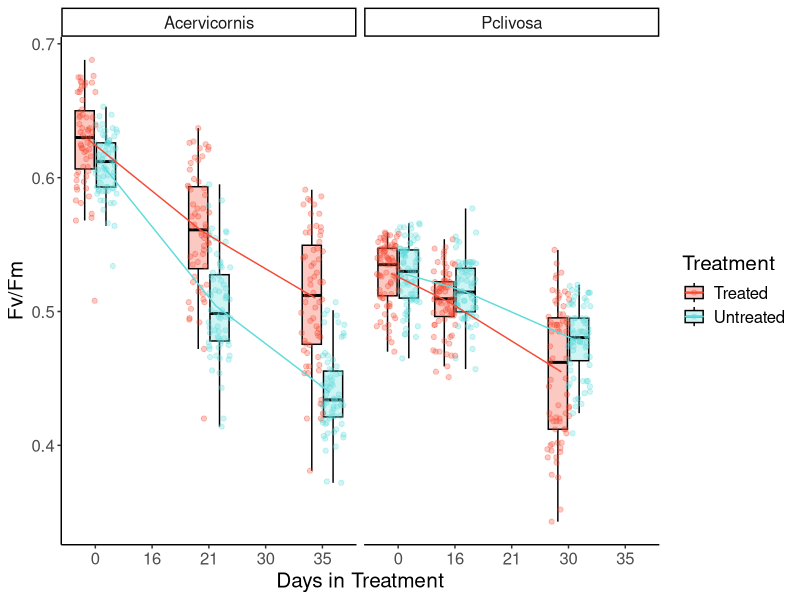
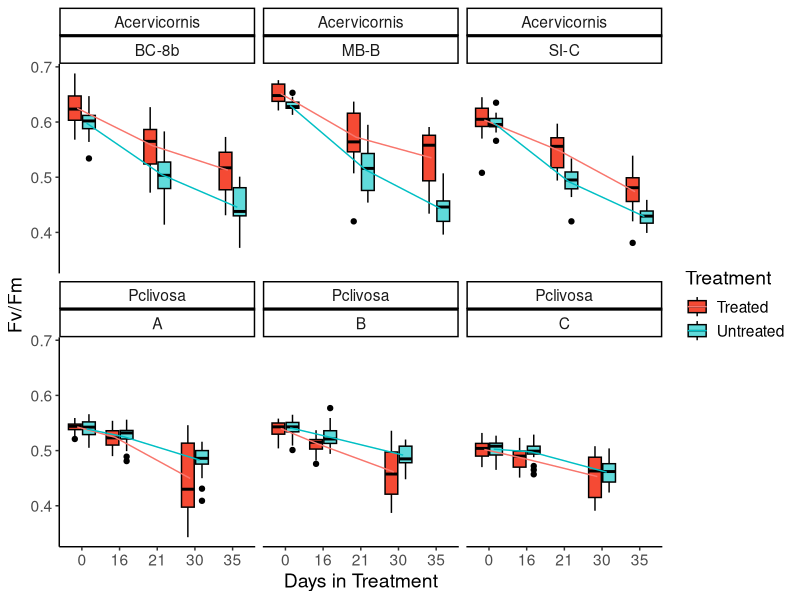
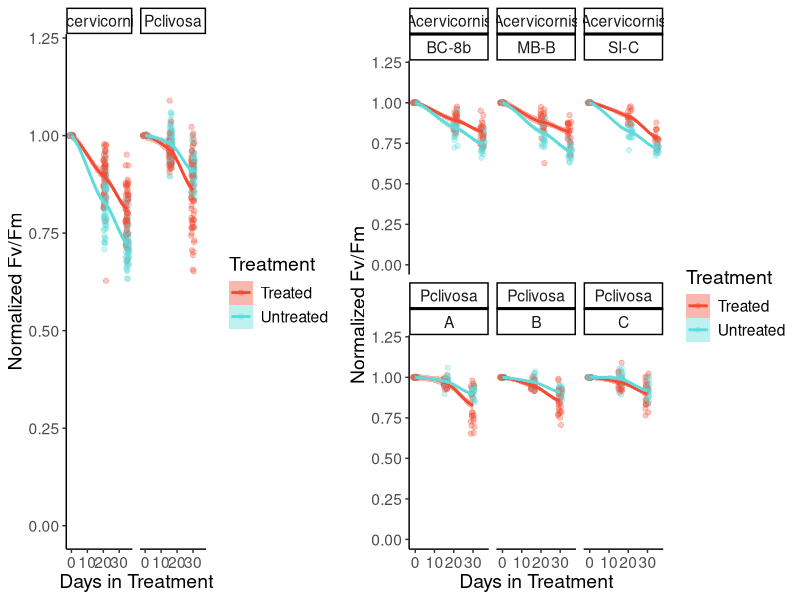
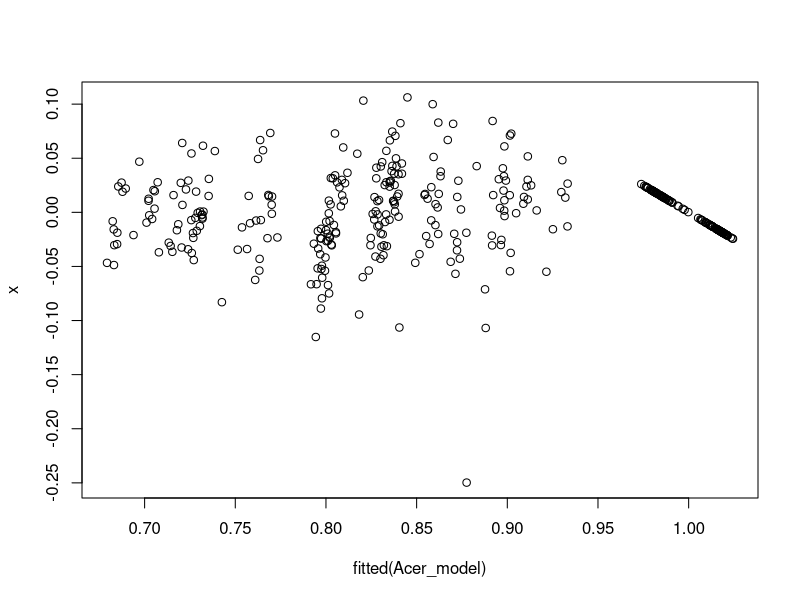
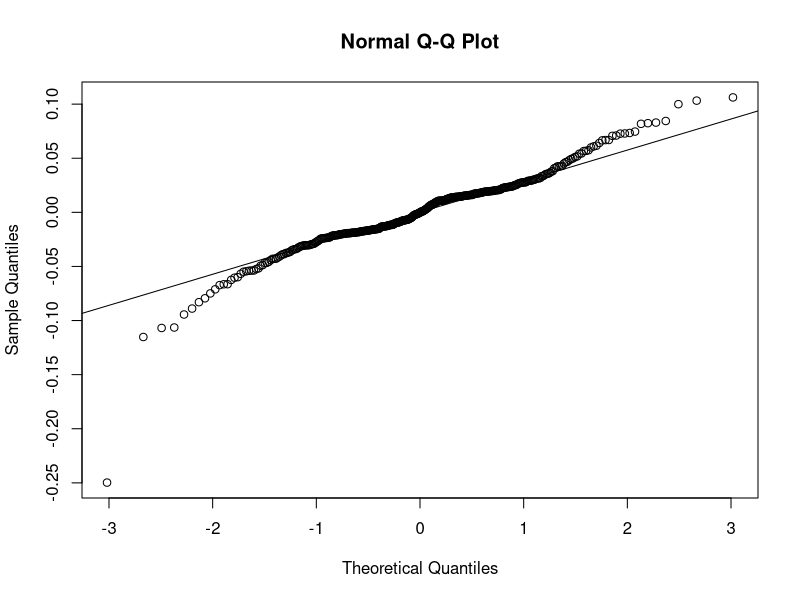
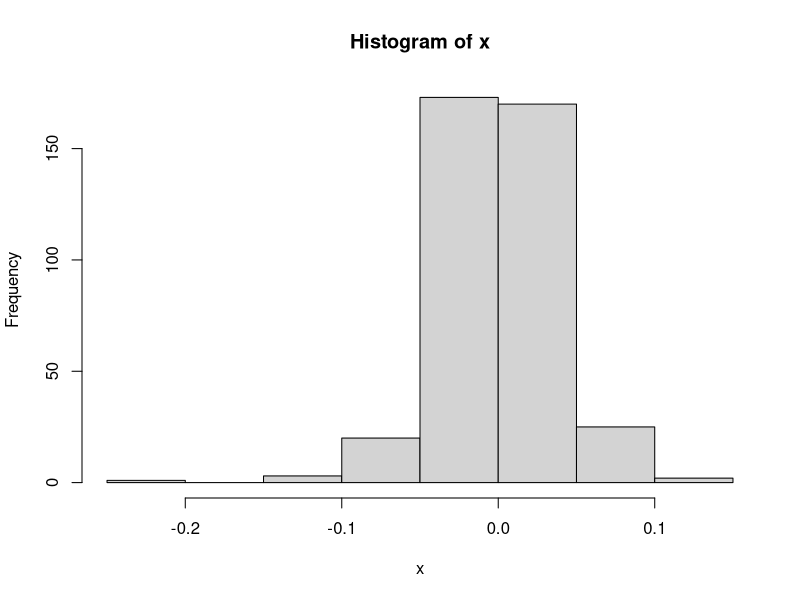
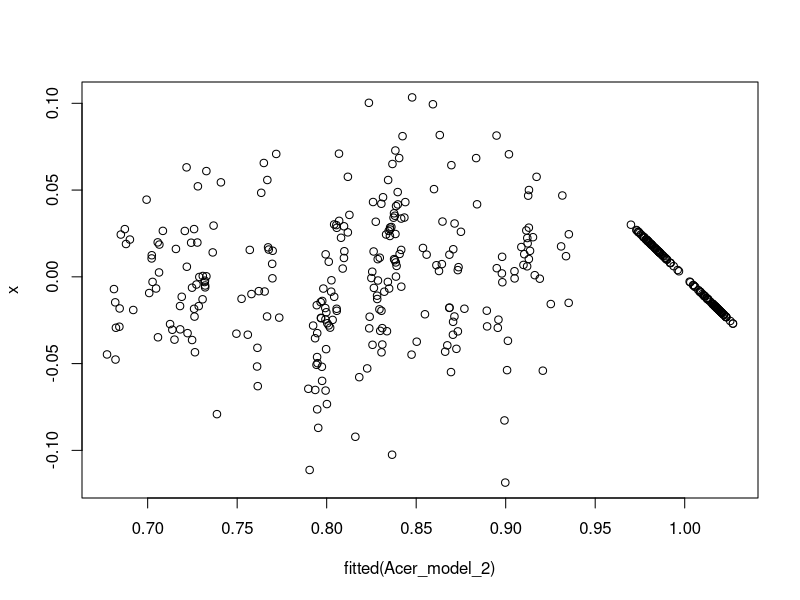
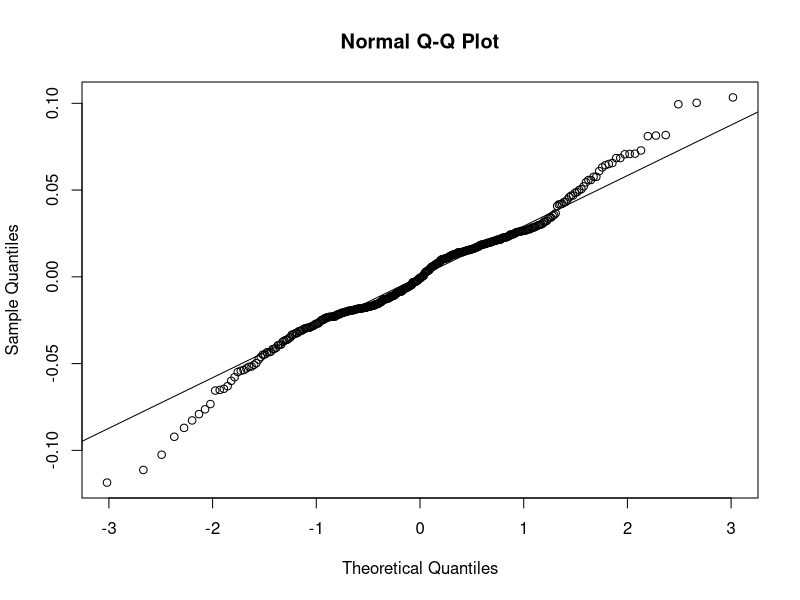

Generate these figures, in order, with R:
## ---- chunk 1
library(tidyverse)
library(plotrix)
library(ggpubr)
library(rstatix)
library(cowplot)
library(lme4)
library(emmeans)
library(car)
## ---- chunk 2
ipam_tidy_data <- read.csv("ipam_tidy_data.csv")

treatment_time_bothspecies <- ipam_tidy_data %>% 
  dplyr::filter(!Treatment_period == "CBASS") %>%
  drop_na(Colony) %>% #this is because there are some corals that never matched up to IPAM values so they're just NA
  dplyr::select(Date, Colony, Puck, Tank, fvfm, Treatment, Species) %>% 
  mutate(Date = mdy(Date)) %>% 
  dplyr::filter(Date <= "2022-04-20") %>% 
  pivot_wider(names_from = Date, values_from = fvfm) %>% 
   mutate(fvfm_t0 = case_when(Species == "Acervicornis" ~ `2022-03-16`,
                                  Species == "Pclivosa" ~ `2022-03-21`)) %>% 
   mutate(fvfm_t1 = case_when(Species == "Acervicornis" ~ `2022-04-06`,
                                  Species == "Pclivosa" ~ `2022-04-06`)) %>% 
   mutate(fvfm_t2 = case_when(Species == "Acervicornis" ~ `2022-04-20`,
                                  Species == "Pclivosa" ~ `2022-04-20`)) %>% 
  pivot_longer(fvfm_t0:fvfm_t2, names_to = "fvfm_timepoint", values_to = "fvfm") %>% 
  mutate(numDays = case_when(fvfm_timepoint == "fvfm_t0" ~ 0,
                             Species == "Pclivosa" & fvfm_timepoint == "fvfm_t1" ~ 16,
                             Species == "Acervicornis" & fvfm_timepoint == "fvfm_t1" ~ 21,
                             Species == "Pclivosa" & fvfm_timepoint == "fvfm_t2" ~ 30,
                             Species == "Acervicornis" & fvfm_timepoint == "fvfm_t2" ~ 35,
                             Species == "Pclivosa" & fvfm_timepoint == "fvfm_t3" ~ 65,
                             Species == "Acervicornis" & fvfm_timepoint == "fvfm_t3" ~ 70))

#percent change
treatment_normalized_bothspecies <- ipam_tidy_data %>% 
  dplyr::filter(!Treatment_period == "CBASS") %>%
  drop_na(Colony) %>% #this is because there are some corals that never matched up to IPAM values so they're just NA
  dplyr::select(Date, Colony, Puck, Tank, fvfm, Treatment, Species)  %>% 
  mutate(Date = mdy(Date)) %>% 
  dplyr::filter(Date <= "2022-04-20") %>% #pre-CBASS time points
  pivot_wider(names_from = Date, values_from = fvfm) %>% 
  mutate(fvfm_loss = case_when(Species == "Acervicornis" ~ `2022-04-20` - `2022-03-16`,
                               Species == "Pclivosa" ~ `2022-04-20` - `2022-03-21`)) %>% 
  mutate(fvfm_loss_norm = case_when(Species == "Acervicornis" ~ (fvfm_loss/`2022-03-16`)*100,
                               Species == "Pclivosa" ~ (fvfm_loss/`2022-03-21`)*100))

#save data for WGCNA
treatment_normalized_bothspecies %>% 
  dplyr::select(Colony, Puck, Treatment, Species, fvfm_loss, fvfm_loss_norm) %>% 
  write_csv("treatment_fvfm.csv")

ipam_tidy_data %>% 
  dplyr::filter(!Treatment_period == "CBASS") %>%
  drop_na(Colony) %>% #this is because there are some corals that never matched up to IPAM values so they're just NA
  dplyr::mutate(Date = mdy(Date)) %>% 
  dplyr::select(Date, Colony, Puck, Tank, fvfm, Treatment, Species) %>% 
  dplyr::filter(fvfm < 0.75) %>% #filter out the outliers, 0.75 was set in Cunning et al 2021
  dplyr::filter(Date <= "2022-04-20") %>% 
  pivot_wider(names_from = Date, values_from = fvfm) %>% 
   mutate(fvfm_t0 = case_when(Species == "Acervicornis" ~ `2022-03-16`,
                                  Species == "Pclivosa" ~ `2022-03-21`)) %>% 
   mutate(fvfm_t1 = case_when(Species == "Acervicornis" ~ `2022-04-06`,
                                  Species == "Pclivosa" ~ `2022-04-06`)) %>% 
   mutate(fvfm_t2 = case_when(Species == "Acervicornis" ~ `2022-04-20`,
                                  Species == "Pclivosa" ~ `2022-04-20`)) %>% 
  mutate(t0 = fvfm_t0/fvfm_t0, t1 = fvfm_t1/fvfm_t0, t2 = fvfm_t2/fvfm_t0) %>% 
  pivot_longer(t0:t2, names_to = "fvfm_timepoint", values_to = "fvfm") %>% 
  mutate(numDays = case_when(fvfm_timepoint == "t0" ~ 0,
                             Species == "Pclivosa" & fvfm_timepoint == "t1" ~ 16,
                             Species == "Acervicornis" & fvfm_timepoint == "t1" ~ 21,
                             Species == "Pclivosa" & fvfm_timepoint == "t2" ~ 30,
                             Species == "Acervicornis" & fvfm_timepoint == "t2" ~ 35)) %>% 
  dplyr::select(!c(`2022-04-06`:`2022-04-20`)) -> ipam_norm_overtime

## ---- chunk 3
treatment_time_bothspecies %>% 
  select(Colony:Species, fvfm_timepoint, fvfm) %>% 
  filter(fvfm_timepoint == "fvfm_t2") %>% #282 corals
  group_by(Species, Colony, Treatment) %>% 
  dplyr::summarise(count = n())
## ---- chunk 4
treatment_time_bothspecies %>% 
  dplyr::select(!c(`2022-04-06`:`2022-04-20`)) %>% 
  mutate(numDays = as.factor(numDays)) %>% 
  ggplot(., aes(x=numDays, y=fvfm, fill = Treatment, color = Treatment)) + 
  geom_boxplot(color = "black", outlier.shape = NA, alpha=0.3) + #not removing outliers, just removing the black dots because they are already represented in the geom_point() line
  geom_point(position = position_jitterdodge(), alpha=0.3) +
  stat_summary(fun=mean, geom="line", aes(group=Treatment, color = Treatment), position = position_dodge(width = 0.5)) +
  facet_wrap(~Species) + 
  theme_classic() + 
  labs(y = "Fv/Fm", x = "Days in Treatment") +
  scale_fill_manual(labels=c("Treated", "Untreated"), values = c("#F54A34", "#60DBDB"))  +
  scale_color_manual(labels=c("Treated", "Untreated"), values = c("#F54A34", "#60DBDB")) +
  theme(text = element_text(size = 15)) 
#ggsave("treatment_bothspecies_overtimeboxplots.pdf")
## ---- chunk 5
treatment_time_bothspecies%>% 
  dplyr::select(!c(`2022-04-06`:`2022-04-20`)) %>% 
  mutate(numDays = as.factor(numDays)) %>% 
  ggplot(., aes(x=numDays, y=fvfm, fill = Treatment)) + 
  geom_boxplot(color = "black") +
  stat_summary(fun=mean, geom="line", aes(group=Treatment, color = Treatment), position = position_dodge(width = 0.5)) +
  facet_wrap(~Species + Colony) + 
  theme_classic() + 
  labs(y = "Fv/Fm", x = "Days in Treatment") +
  scale_fill_manual(labels=c("Treated", "Untreated"), values = c("#F54A34", "#60DBDB"))  +
  theme(text = element_text(size = 14))
#ggsave("treatment_bothspecies_colonies_overtimeboxplots.pdf")
## ---- chunk 6
p1<- ipam_norm_overtime %>% 
  ggplot(., aes(x=numDays, y=fvfm, fill = Treatment, color=Treatment)) + 
  geom_point(position = position_jitterdodge(), alpha=0.3) +
  geom_smooth() +
  facet_wrap(~Species) + 
  theme_classic() + 
  labs(y = "Normalized Fv/Fm", x = "Days in Treatment") +
  scale_fill_manual(labels=c("Treated", "Untreated"), values = c("#F54A34", "#60DBDB"))  +
  scale_color_manual(labels=c("Treated", "Untreated"), values = c("#F54A34", "#60DBDB"))  +
  theme(text = element_text(size = 14)) +
  ylim(0,1.2)
  
p2<- ipam_norm_overtime %>% 
  ggplot(., aes(x=numDays, y=fvfm, fill = Treatment, color=Treatment)) + 
  geom_point(position = position_jitterdodge(), alpha=0.3) +
  geom_smooth() +
  facet_wrap(~Species + Colony) + 
  theme_classic() + 
  labs(y = "Normalized Fv/Fm", x = "Days in Treatment") +
  scale_fill_manual(labels=c("Treated", "Untreated"), values = c("#F54A34", "#60DBDB"))  +
  scale_color_manual(labels=c("Treated", "Untreated"), values = c("#F54A34", "#60DBDB"))  +
  theme(text = element_text(size = 14))+
  ylim(0,1.2)
## ---- chunk 7
plot_grid(p1, p2, rel_widths = c(1.5,2))
#ggsave("treatment_normfvfm_smoothline.pdf", width = 12, height = 5)
## ---- chunk 8
ipam_norm_overtime$fvfm_timepoint <- as.factor(ipam_norm_overtime$fvfm_timepoint)

ipam_norm_overtime %>% 
  dplyr::select(Colony:Species, fvfm_timepoint, fvfm) %>% 
  filter(Species == "Acervicornis") ->  Acer_tidydata

ipam_norm_overtime %>% 
  dplyr::select(Colony:Species, fvfm_timepoint, fvfm) %>% 
  filter(Species == "Pclivosa") ->  Pcli_tidydata
## ---- chunk 9
#repeated measures -- include ID in the formula as a random effect
Acer_model <- lmer(fvfm ~ Treatment*Colony*fvfm_timepoint + (1|Tank) + (1|Puck), data = Acer_tidydata) 
summary(Acer_model)
Anova(Acer_model, type = "II", test.statistic = "F")

Pcli_model <- lmer(fvfm ~ Treatment*Colony*fvfm_timepoint + (1|Tank) + (1|Puck), data = Pcli_tidydata)
summary(Pcli_model)
Anova(Pcli_model, type = "II", test.statistic = "F")
## ---- chunk 10
x = residuals(Acer_model)
plot(fitted(Acer_model), x) 
qqnorm(x); qqline(x) # qq plot to check for normal distribution of residuals
hist(x) # histogram of residuals to check for normal distribution of residuals
car::outlierTest(Acer_model) #row 317
Acer_tidydata[-317, ] -> Acer_noout

Acer_model_2 <- lmer(fvfm ~ Treatment*Colony*fvfm_timepoint + (1|Tank) + (1|Puck), data = Acer_noout)
x = residuals(Acer_model_2)
plot(fitted(Acer_model_2), x) 
qqnorm(x); qqline(x) # qq plot to check for normal distribution of residuals
hist(x) # histogram of residuals to check for normal distribution of residuals

Anova(Acer_model_2, type = "II", test.statistic = "F")
capture.output(Anova(Acer_model_2, type = "II", test.statistic = "F"), file = "Acer_fvfm_model_ANOVA.csv")
## ---- chunk 11
x = residuals(Pcli_model)
plot(fitted(Pcli_model), x) 
qqnorm(x); qqline(x) # qq plot to check for normal distribution of residuals
hist(x) # histogram of residuals to check for normal distribution of residuals
car::outlierTest(Pcli_model) #rows 375, 200, 108
rows_to_remove <- c(375, 200, 108)
Pcli_tidydata[-rows_to_remove, ] -> Pcli_noout

Pcli_model_2 <- lmer(fvfm ~ Treatment*Colony*fvfm_timepoint + (1|Tank) + (1|Puck), data = Pcli_noout)
x = residuals(Pcli_model_2)
plot(fitted(Pcli_model_2), x) 
qqnorm(x); qqline(x) # qq plot to check for normal distribution of residuals
hist(x) # histogram of residuals to check for normal distribution of residuals

Anova(Pcli_model_2, type = "II", test.statistic = "F")
capture.output(Anova(Pcli_model_2, type = "II", test.statistic = "F"), file = "Pcli_fvfm_model_ANOVA.csv")
## ---- chunk 12
#treatment + timepoint
Acer_emms <- emmeans(Acer_model_2, pairwise ~ Treatment*fvfm_timepoint, weights = "proportional", adjust="none")
# P.value adjustment of the Bonferroni
rbind(Acer_emms$contrasts) # Tukey HSD with Bonferroni P value adjustment, and kenward-roger degrees of freedom method
#no significant difference between treatments at either time point
capture.output(rbind(Acer_emms$contrasts), file = "Acer_Tukey_treatmenttimepoint.csv")


#colony + treatment + timepoint
Acer_emms <- emmeans(Acer_model_2, pairwise ~ Treatment*Colony*fvfm_timepoint, weights = "proportional", adjust="none")
# P.value adjustment of the Bonferroni
rbind(Acer_emms$contrasts) # Tukey HSD with Bonferroni P value adjustment, and kenward-roger degrees of freedom method
capture.output(rbind(Acer_emms$contrasts), file = "Acer_Tukey_colonytreatmenttimepoint.csv")
## ---- chunk 13
#treatment + timepoint
Pcli_emms <- emmeans(Pcli_model_2, pairwise ~ Treatment*fvfm_timepoint, weights = "proportional", adjust="none")
# P.value adjustment of the Bonferroni
rbind(Pcli_emms$contrasts) # Tukey HSD with Bonferroni P value adjustment, and kenward-roger degrees of freedom method
#no significant difference between treatments at either time point
capture.output(rbind(Pcli_emms$contrasts), file = "Pcli_Tukey_treatmenttimepoint.csv")

#colony + treatment + timepoint
Pcli_emms <- emmeans(Pcli_model_2, pairwise ~ Treatment*Colony*fvfm_timepoint, weights = "proportional", adjust="none")
# P.value adjustment of the Bonferroni
rbind(Pcli_emms$contrasts) # Tukey HSD with Bonferroni P value adjustment, and kenward-roger degrees of freedom method
capture.output(rbind(Pcli_emms$contrasts), file = "Pcli_Tukey_colonytreatmenttimepoint.csv")
## ---- chunk 14
p1<-treatment_normalized_bothspecies%>% 
  ggplot(., aes(x=Species, y= fvfm_loss_norm, fill= Treatment)) +
  geom_boxplot() + 
  theme_classic() + 
  labs(y = "% Decline in Fv/Fm", x="Treatment") +
  scale_fill_manual(labels=c("Treated", "Untreated"), values = c("#F54A34", "#60DBDB")) +
  theme(text = element_text(size = 15)) + 
  theme(legend.position="none")
  
#ggsave("treatment_normalized_bothspecies_boxplot.pdf")
## ---- chunk 15
str(treatment_normalized_bothspecies)
#make factors: Colony, Puck, Tank, Treatment, Species

treatment_normalized_bothspecies %>% 
  mutate_at(vars(Colony, Puck, Tank, Treatment, Species), factor) -> treatment_normalized_bothspecies
## ---- chunk 16
treat_model_1 <- lm(fvfm_loss_norm ~ Treatment*Species + Colony + Tank, data = treatment_normalized_bothspecies)
treat_model_metrics_1 <- augment(treat_model_1)
plot(treat_model_1)

# assess normality of residuals using Shapiro-Wilk test
shapiro_test(treat_model_metrics_1$.resid) # not significant

# assess homogeneity of variances using Levene's Test
levene_test(.resid ~ Treatment*Species, data = treat_model_metrics_1) #not significant

# identifying outliers
treat_model_metrics_1 %>% 
  filter(abs(.std.resid) > 3) -> treat_outliers_1
# 2 outliers

#remove outliers
treatment_normalized_bothspecies_2wayanova <- treatment_normalized_bothspecies[!rownames(treatment_normalized_bothspecies) %in% treat_outliers_1$.rownames,]

#two corals were indeed removed from data frame
## ---- chunk 17
aov(fvfm_loss_norm ~ Treatment*Species, data = treatment_normalized_bothspecies_2wayanova)

summary(aov(fvfm_loss_norm ~ Treatment*Species, data = treatment_normalized_bothspecies_2wayanova))

#capture.output(summary(aov(fvfm_loss_norm ~ Treatment*Species, data = treatment_normalized_bothspecies)), file = "fvfm_loss_norm_bothspecies_anova_table.csv")

TukeyHSD(aov(fvfm_loss_norm ~ Treatment*Species, data = treatment_normalized_bothspecies_2wayanova))
         
#capture.output(TukeyHSD(aov(fvfm_loss_norm ~ Treatment*Species, data = treatment_normalized_bothspecies)), file = "fvfm_loss_norm_bothspecies_anova_tukey.csv")
## ---- chunk 18
treatment_normalized_bothspecies %>% 
  filter(Species == "Acervicornis") -> treatment_percent_Acer

treat_model_Acer <- lm(fvfm_loss_norm ~ Treatment + Colony + Tank, data = treatment_percent_Acer)
treat_model_metrics_Acer <- augment(treat_model_Acer)
plot(treat_model_Acer)

# assess normality of residuals using Shapiro-Wilk test
shapiro_test(treat_model_metrics_Acer$.resid) # not significant

# assess homogeneity of variances using Levene's Test
levene_test(.resid ~ Treatment, data = treat_model_metrics_Acer) #not significant

# identifying outliers
treat_model_metrics_Acer %>% 
  filter(abs(.std.resid) > 3)
# 1 outlier

#remove outliers
treatment_percent_Acer %>% 
  filter(fvfm_loss_norm < -7.6) -> treatment_percent_Acer

#one coral removed from data frame
## ---- chunk 19
aov(fvfm_loss_norm ~ Treatment, data = treatment_percent_Acer)

summary(aov(fvfm_loss_norm ~ Treatment, data = treatment_percent_Acer)) #very significant

TukeyHSD(aov(fvfm_loss_norm ~ Treatment, data = treatment_percent_Acer))
## ---- chunk 20
treatment_normalized_bothspecies %>% 
  filter(Species == "Pclivosa") -> treatment_percent_Pcli

treat_model_Pcli <- lm(fvfm_loss_norm ~ Treatment + Colony + Tank, data = treatment_percent_Pcli)
treat_model_metrics_Pcli <- augment(treat_model_Pcli)
plot(treat_model_Pcli)

# assess normality of residuals using Shapiro-Wilk test
shapiro_test(treat_model_metrics_Pcli$.resid) # significant

# assess homogeneity of variances using Levene's Test
levene_test(.resid ~ Treatment, data = treat_model_metrics_Pcli) #not significant

# identifying outliers
treat_model_metrics_Pcli %>% 
  filter(abs(.std.resid) > 3) # 1 outlier

treatment_percent_Pcli %>% 
  filter(!(Treatment == "Untreated" & Colony == "A" & Tank == "4" & fvfm_loss_norm < -23)) -> treatment_percent_Pcli

#run again
treat_model_Pcli <- lm(fvfm_loss_norm ~ Treatment + Colony + Tank, data = treatment_percent_Pcli)
treat_model_metrics_Pcli <- augment(treat_model_Pcli)
plot(treat_model_Pcli)

# assess normality of residuals using Shapiro-Wilk test
shapiro_test(treat_model_metrics_Pcli$.resid) # not significant

# assess homogeneity of variances using Levene's Test
levene_test(.resid ~ Treatment, data = treat_model_metrics_Pcli) #significant

## ---- chunk 21
oneway.test(fvfm_loss_norm ~ Treatment, data = treatment_percent_Pcli, var.equal = FALSE)
## ---- chunk 22
p2<- treatment_normalized_bothspecies%>% 
  ggplot(., aes(x=Colony, y= fvfm_loss_norm, fill=Treatment)) +
  geom_boxplot() + 
  theme_classic() + labs(y = "% Decline in Fv/Fm", x="Colony") +
  scale_fill_manual(labels=c("Treated", "Untreated"), values = c("#F54A34", "#60DBDB"))  +
  theme(text = element_text(size = 15)) + 
  facet_wrap(~Species, scales = "free_x")
#ggsave("treatment_normalized_genotypes_boxplot.pdf")
## ---- chunk 23
treat_model_2 <- lm(fvfm_loss_norm ~ Treatment*Species*Colony + Tank, data = treatment_normalized_bothspecies)
treat_model_metrics_2 <- augment(treat_model_2)
plot(treat_model_2)

# assess normality of residuals using Shapiro-Wilk test
shapiro_test(treat_model_metrics_2$.resid) # not significant

# assess homogeneity of variances using Levene's Test
levene_test(.resid ~ Treatment*Species*Colony, data = treat_model_metrics_2) #not significant

# identifying outliers
treat_model_metrics_2 %>% 
  filter(abs(.std.resid) > 3) -> treat_outliers_2
# 2 outliers

#remove outliers
treatment_normalized_bothspecies_3wayanova <- treatment_normalized_bothspecies[!rownames(treatment_normalized_bothspecies) %in% treat_outliers_2$.rownames,]
## ---- chunk 24
aov(fvfm_loss_norm ~ Treatment*Species*Colony, data = treatment_normalized_bothspecies_3wayanova)

summary(aov(fvfm_loss_norm ~ Treatment*Species*Colony, data = treatment_normalized_bothspecies_3wayanova))

#capture.output(summary(aov(fvfm_loss_norm ~ Treatment*Species*Colony, data = treatment_normalized_bothspecies_3wayanova)), file = "fvfm_loss_norm_bothspeciesgenet_anova_table.csv")

TukeyHSD(aov(fvfm_loss_norm ~ Treatment*Species*Colony, data = treatment_normalized_bothspecies_3wayanova))
         
#capture.output(TukeyHSD(aov(fvfm_loss_norm ~ Treatment*Species*Colony, data = treatment_normalized_bothspecies_3wayanova)), file = "fvfm_loss_norm_bothspeciesgenet_anova_tukey.csv")
## ---- chunk 25
treatment_normalized_bothspecies %>% 
  filter(Species == "Acervicornis") -> treatment_percent_Acer

treat_model_Acer <- lm(fvfm_loss_norm ~ Treatment*Colony + Tank, data = treatment_percent_Acer)
treat_model_metrics_Acer <- augment(treat_model_Acer)
plot(treat_model_Acer)

# assess normality of residuals using Shapiro-Wilk test
shapiro_test(treat_model_metrics_Acer$.resid) # not significant

# assess homogeneity of variances using Levene's Test
levene_test(.resid ~ Treatment*Colony, data = treat_model_metrics_Acer) #not significant

# identifying outliers
treat_model_metrics_Acer %>% 
  filter(abs(.std.resid) > 3)
# 1 outlier

#remove outliers
treatment_percent_Acer %>% 
  filter(fvfm_loss_norm < -7.6) -> treatment_percent_Acer

#one coral removed from data frame
## ---- chunk 26
aov(fvfm_loss_norm ~ Treatment*Colony, data = treatment_percent_Acer)

summary(aov(fvfm_loss_norm ~ Treatment*Colony, data = treatment_percent_Acer))#very significant

#capture.output(summary(aov(fvfm_loss_norm ~ Treatment*Colony, data = treatment_percent_Acer)), file = "fvfm_loss_Acergenets_anova.csv")

TukeyHSD(aov(fvfm_loss_norm ~ Treatment*Colony, data = treatment_percent_Acer))

#capture.output(TukeyHSD(aov(fvfm_loss_norm ~ Treatment*Colony, data = treatment_percent_Acer)), file = "fvfmloss_Acergenets_tukey.csv")
## ---- chunk 27
treatment_normalized_bothspecies %>% 
  filter(Species == "Pclivosa") -> treatment_percent_Pcli

treat_model_Pcli <- lm(fvfm_loss_norm ~ Treatment*Colony + Tank, data = treatment_percent_Pcli)
treat_model_metrics_Pcli <- augment(treat_model_Pcli)
plot(treat_model_Pcli)

# assess normality of residuals using Shapiro-Wilk test
shapiro_test(treat_model_metrics_Pcli$.resid) # significant

# assess homogeneity of variances using Levene's Test
levene_test(.resid ~ Treatment*Colony, data = treat_model_metrics_Pcli) #not significant

# identifying outliers
treat_model_metrics_Pcli %>% 
  filter(abs(.std.resid) > 3) # 1 outlier

treatment_percent_Pcli %>% 
  filter(!(Treatment == "Untreated" & Colony == "A" & Tank == "4" & fvfm_loss_norm < -23)) -> treatment_percent_Pcli

#run again
treat_model_Pcli <- lm(fvfm_loss_norm ~ Treatment*Colony + Tank, data = treatment_percent_Pcli)
treat_model_metrics_Pcli <- augment(treat_model_Pcli)
plot(treat_model_Pcli)

# assess normality of residuals using Shapiro-Wilk test
shapiro_test(treat_model_metrics_Pcli$.resid) # not significant

# assess homogeneity of variances using Levene's Test
levene_test(.resid ~ Treatment*Colony, data = treat_model_metrics_Pcli) #not significant

#yay can do 2 way anova
## ---- chunk 28
aov(fvfm_loss_norm ~ Treatment*Colony, data = treatment_percent_Pcli)

summary(aov(fvfm_loss_norm ~ Treatment*Colony, data = treatment_percent_Pcli))#very significant

#capture.output(summary(aov(fvfm_loss_norm ~ Treatment*Colony, data = treatment_percent_Pcli)), file = "fvfm_loss_Pcligenets_anova.csv")

TukeyHSD(aov(fvfm_loss_norm ~ Treatment*Colony, data = treatment_percent_Pcli))

#capture.output(TukeyHSD(aov(fvfm_loss_norm ~ Treatment*Colony, data = treatment_percent_Pcli)), file = "fvfmloss_Pcligenets_tukey.csv")
## ---- chunk 29
plot_grid(p1, p2, rel_widths = c(1.5,2))
#ggsave("percentdecline_treatment_speciesgenets.pdf", width = 12, height = 5)
## ---- chunk 30
p1<-treatment_normalized_bothspecies %>% 
  drop_na(fvfm_loss_norm) %>% 
  group_by(Species, Treatment) %>% 
  mutate(mean_fvfmlossnorm = mean(fvfm_loss_norm), se_fvfmlossnorm = std.error(fvfm_loss_norm)) %>% 
  ggplot(., aes(x = Treatment, y = mean_fvfmlossnorm)) +
  theme_classic()+
  geom_jitter(aes(y=fvfm_loss_norm, color = Treatment, fill = Treatment),
              position=position_dodge(width=0.8),
              alpha=0.1, pch = 21,
              color = "black") +
  geom_errorbar(aes(x = Treatment, ymax = mean_fvfmlossnorm+se_fvfmlossnorm, ymin = mean_fvfmlossnorm-se_fvfmlossnorm, color = Treatment), width = .1, position = position_dodge(width=0.8)) +
  scale_color_manual(labels=c("Treated", "Untreated"), values = c("#F54A34", "#60DBDB")) +
  geom_point(mapping = aes(x = Treatment, fill = Treatment), size = 2.5, pch = 21, color = "black", position = position_dodge(width=0.8))+
  scale_fill_manual(labels=c("Treated", "Untreated"), values = c("#F54A34", "#60DBDB")) +
  xlab("Treatment")+
  ylab("% Decline in Fv/Fm")+
  facet_wrap(~Species, scales = "free_x") +
  theme(text = element_text(size = 15)) +
  ylim(-4,40) +
  theme(legend.position="none")
## ---- chunk 31
p2<-treatment_normalized_bothspecies %>% 
  drop_na(fvfm_loss_norm) %>% 
  group_by(Species, Treatment, Colony) %>% 
  mutate(mean_fvfmlossnorm = mean(fvfm_loss_norm), se_fvfmlossnorm = std.error(fvfm_loss_norm)) %>% 
  ggplot(., aes(x = Colony, y = mean_fvfmlossnorm)) +
  theme_classic()+
  geom_jitter(aes(y=fvfm_loss_norm, color = Treatment, fill = Treatment),
              position=position_dodge(width=0.8),
              alpha=0.1, pch = 21,
              color = "black") +
  geom_errorbar(aes(x = Colony, ymax = mean_fvfmlossnorm+se_fvfmlossnorm, ymin = mean_fvfmlossnorm-se_fvfmlossnorm, color = Treatment), width = .1, position = position_dodge(width=0.8)) +
  scale_color_manual(labels=c("Treated", "Untreated"), values = c("#F54A34", "#60DBDB")) +
  geom_point(mapping = aes(x = Colony, fill = Treatment), size = 2.5, pch = 21, color = "black", position = position_dodge(width=0.8))+
  scale_fill_manual(labels=c("Treated", "Untreated"), values = c("#F54A34", "#60DBDB")) +
  xlab("Colony")+
  ylab("% Decline in Fv/Fm")+
  facet_wrap(~Species, scales = "free_x") +
  ylim(-4,40) +
  theme(text = element_text(size = 15))
## ---- chunk 32
plot_grid(p1, p2, rel_widths = c(1.5,2))
#ggsave("treatment_percentfvfmloss_dotplot.pdf", width = 12, height = 5)
